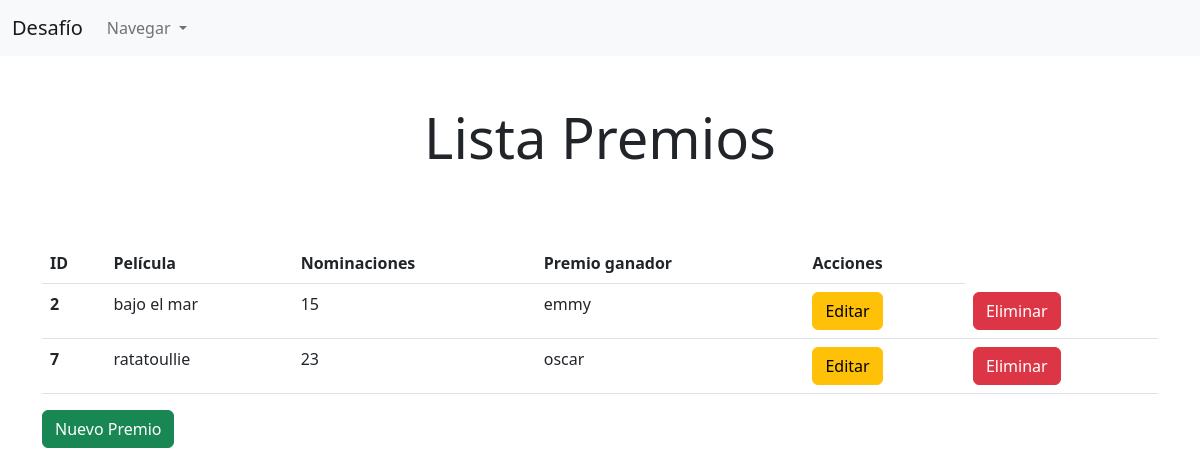
Before: /listaPremios/ with the older database file.
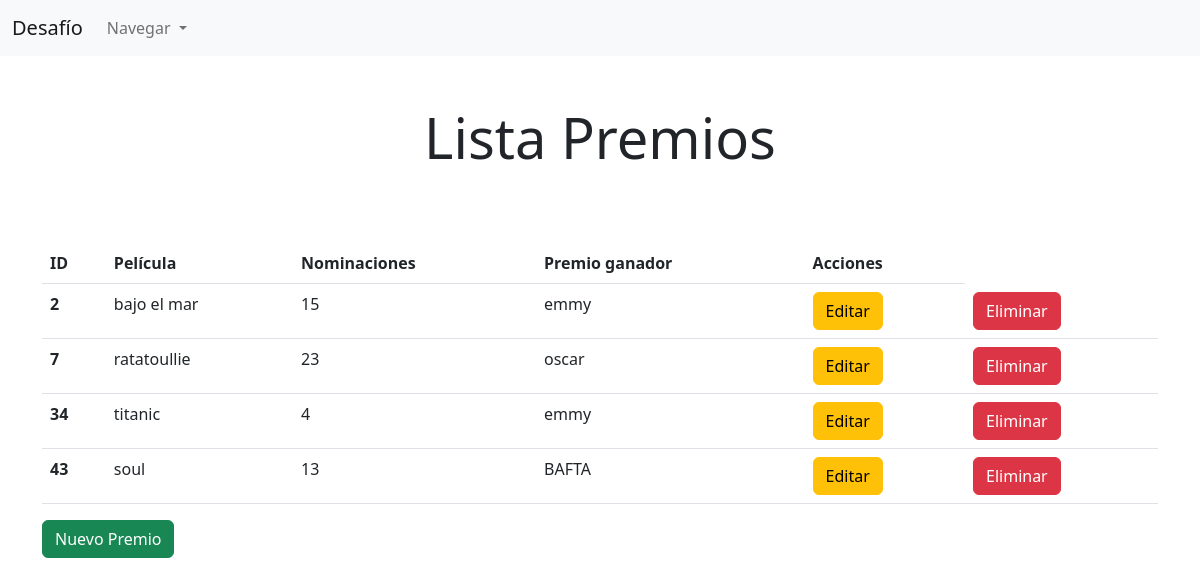
After: the same page with the newer database file.
### peliculas/models.py (models this page shows, shortened)
class tablaPremio(models.Model):
    premio_ganador = models.CharField(max_length=200)
    cantidad_nominaciones = models.IntegerField()
    pelicula = models.ForeignKey(tablaPelicula, models.CASCADE, blank=True, null=True)

class tablaPelicula(models.Model):
    nombre_pelicula = models.CharField(max_length=200)
    descripcion = models.CharField(max_length=200)
    base = models.BinaryField(blank=True)
    genero = models.CharField(max_length=200)
    persona = models.ForeignKey(tablaPersona, models.CASCADE, blank=True, null=True)
    def __str__(self):
        return "{}".format(self.nombre_pelicula)

### peliculas/views.py (the view)
# urls.py: path('listaPremios/', premioView.listarPremio, name='listaPremios'),
    def listarPremio(request):
        premio = tablaPremio.objects.all()
        return render(request, 'listaPremios.html', {'premios':premio})

### peliculas/templates/listaPremios.html (shortened to what this page needs)
{% extends 'base.html' %}
{% load crispy_forms_tags %}
{% block content %}
<br>
<h1 class="text-center display-4 my-4">Lista Premios</h1>
<br>
<br>
<div class="container">
    <table class="table">
        <thead>
            <tr>
                <th scope="col">ID</th>
                <th scope="col">Película</th>
                <th scope="col">Nominaciones</th>
                <th scope="col">Premio ganador</th>
                <th scope="col">Acciones</th>
            </tr>
        </thead>
        <tbody>
            {% for premio in premios %}
            <tr>
                <th scope="row"> {{ premio.id }} </th>
                <td> {{ premio.pelicula }} </td>
                <td> {{ premio.cantidad_nominaciones }} </td>
                <td> {{ premio.premio_ganador }} </td>
                <td> <a class="btn btn-warning" href="{% url 'editarPremio' premio.id %}">Editar</a> </td>
                <td> <a class="btn btn-danger" href="{% url 'eliminarPremio' premio.id %}">Eliminar</a> </td>
            </tr>
            {% endfor %}
        </tbody>
    </table>
    <a class="btn btn-success" href="{% url 'registrarPremio' %}">Nuevo Premio</a>
</div>
{% endblock %}

Changed rows visible on the page:
added tablaPremio: id "34", pelicula "titanic", cantidad_nominaciones "4", premio_ganador "emmy"
added tablaPremio: id "43", pelicula "soul", cantidad_nominaciones "13", premio_ganador "BAFTA"
